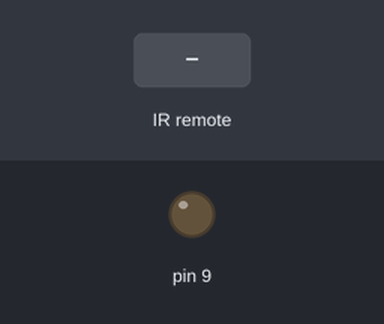
The program below on a simulated Arduino Uno, built with avr-gcc and run on an emulated ATmega328P. Parts: output pins drawn as LEDs (lit = HIGH). The inputs (shaded band) are chosen by the test bench. What the program prints to the serial monitor is not drawn.

Above: at 1.2 s.
1.3 s: infrared code 0x1 received
3.2 s: infrared code 0x2 received
At 3.33 s:
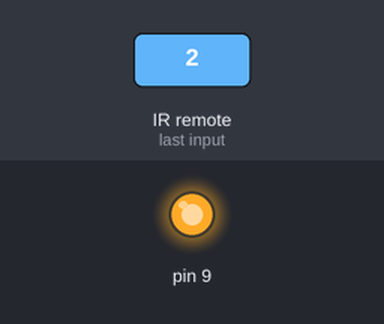
4.9 s: infrared code 0x3 received
Timing chart, 0 to 7.9 s (numbered marks = the images above; inputs shaded):
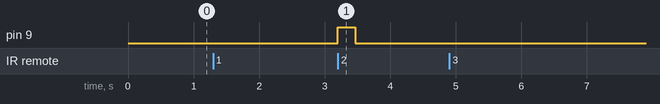

Measured:
- after the input at 3.2 s, pin 9: LOW → HIGH at once, → LOW 0.27 s later

The program:

main.cpp
```cpp
#include <Arduino.h>
#include <IRremote.h>

// ir reciever declaration
IRrecv irrecv (8);
decode_results results;

// attribute declaration
int irSignal;
boolean irPressed;
String password;
String input;
int lastValue;
int currentValue;

//function declaration
void readInfrared();
void updateIRSignal(int);
char convertSignal();

//running code
void setup() {
  Serial.begin(9600);
  irrecv.enableIRIn();
  irrecv.blink13(true);

  password = "180622";
  input = "";
  pinMode(9, OUTPUT);
}

void loop() {
  while (!input.equals(password)){
    readInfrared();

    if (lastValue != currentValue){
      input += convertSignal();
    }

    for (int i = 0; i < input.length()-1; i++)
    {
      if (input.charAt(i) != password.charAt(i)){
        input = "";
      }
    }
    Serial.println(input);
    lastValue = currentValue;
  }

}

void updateIRSignal(int value){
  irSignal = value & 0xff;
}

void readInfrared(){
  if (irrecv.decode(&results)){
    updateIRSignal(results.value);
    irrecv.resume();
    irPressed = true;
    digitalWrite(9, true);
  }
  else {
    irPressed = false;
    digitalWrite(9,false);
  }
  if (irPressed){
    currentValue = irSignal;
  }

}

char convertSignal(){
  switch (irSignal)
  {
  case 0x1:
    return '1';
  case 0x2:
    return '2';
  case 0x3:
    return '3';
  case 0x4:
    return '4';
  case 0x5:
    return '5';
  case 0x6:
    return '6';
  case 0x7:
    return '7';
  case 0x8:
    return '8';
  case 0x9:
    return '9';
  case 0x0:
    return '0';
  default:
    break;
  }
}
```
